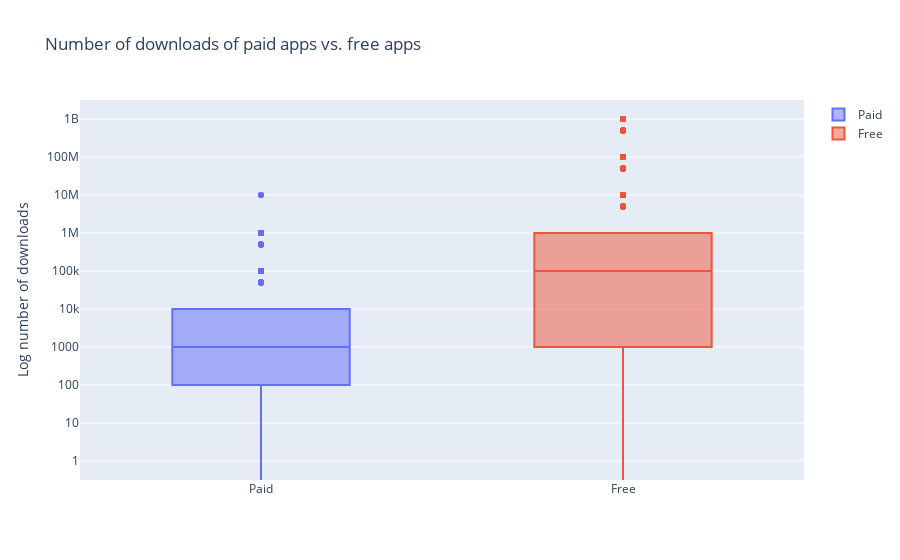

Notebook code cell kept with this figure:
### Markdown cell above
## 8. Popularity of paid apps vs free apps
<p>For apps in the Play Store today, there are five types of pricing strategies: free, freemium, paid, paymium, and subscription. Let's focus on free and paid apps only. Some characteristics of free apps are:</p>
<ul>
<li>Free to download.</li>
<li>Main source of income often comes from advertisements.</li>
<li>Often created by companies that have other products and the app serves as an extension of those products.</li>
<li>Can serve as a tool for customer retention, communication, and customer service.</li>
</ul>
<p>Some characteristics of paid apps are:</p>
<ul>
<li>Users are asked to pay once for the app to download and use it.</li>
<li>The user can't really get a feel for the app before buying it.</li>
</ul>
<p>Are paid apps installed as much as free apps? It turns out that paid apps have a relatively lower number of installs than free apps, though the difference is not as stark as I would have expected!</p>

### Code cell
trace0 = go.Box(
    # Data for paid apps
    y = apps[apps['Type'] == 'Paid']['Installs'],
    name = 'Paid'
)

trace1 = go.Box(
    # Data for free apps
    y = apps[apps['Type'] == 'Free']['Installs'],
    name = 'Free'
)

layout = go.Layout(
    title = "Number of downloads of paid apps vs. free apps",
    yaxis = dict(title = "Log number of downloads",
                type = 'log',
                autorange = True)
)

# Add trace0 and trace1 to a list for plotting
data = [trace0, trace1]
plotly.offline.iplot({'data': data, 'layout': layout})

### Figure 1 — Plotly figure (JSON) as saved in the notebook; plotly's stock layout.template omitted (floating-point values rounded to 4 significant figures; data arrays with more than 128 entries replaced by an {"elided": "..."} marker saying what was removed)
{"data": [{"y": {"elided": "756 int values"}, "type": "box", "name": "Paid"}, {"y": {"elided": "8903 int values"}, "type": "box", "name": "Free"}], "layout": {"yaxis": {"type": "log", "autorange": true, "title": {"text": "Log number of downloads"}}, "title": {"text": "Number of downloads of paid apps vs. free apps"}}}
